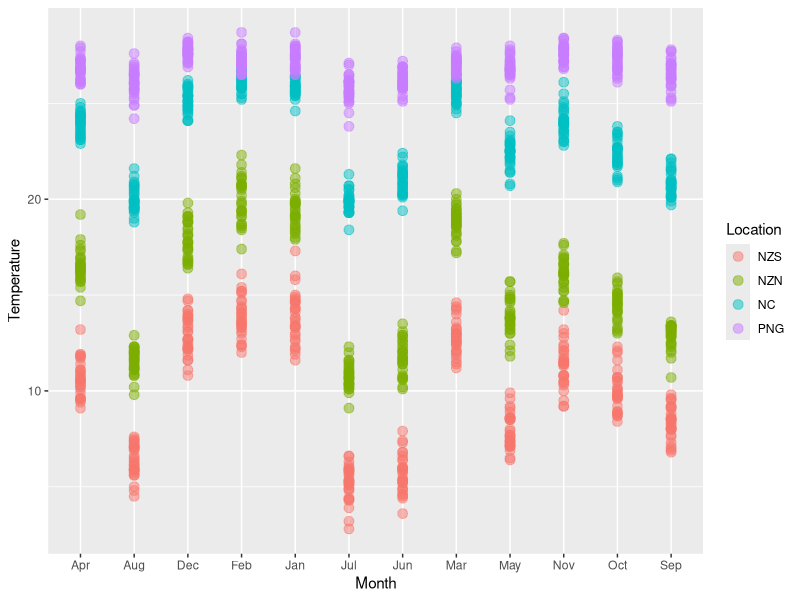
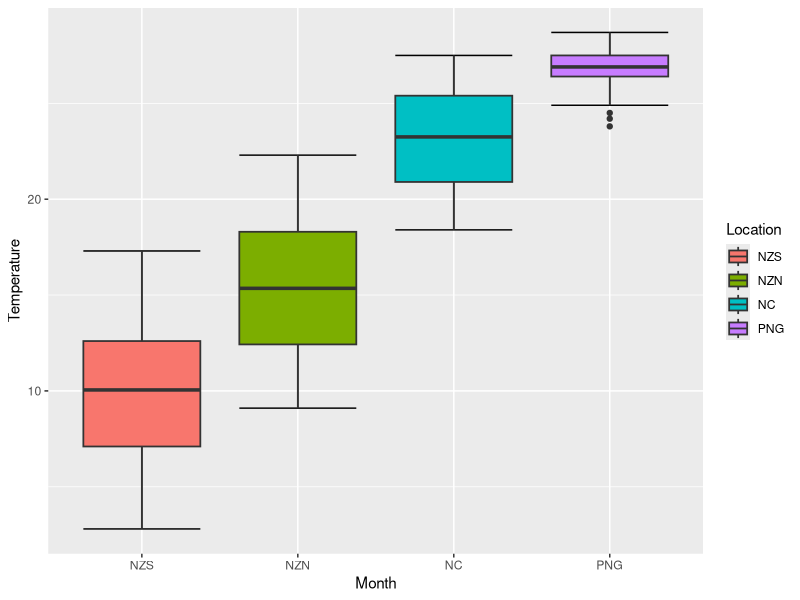
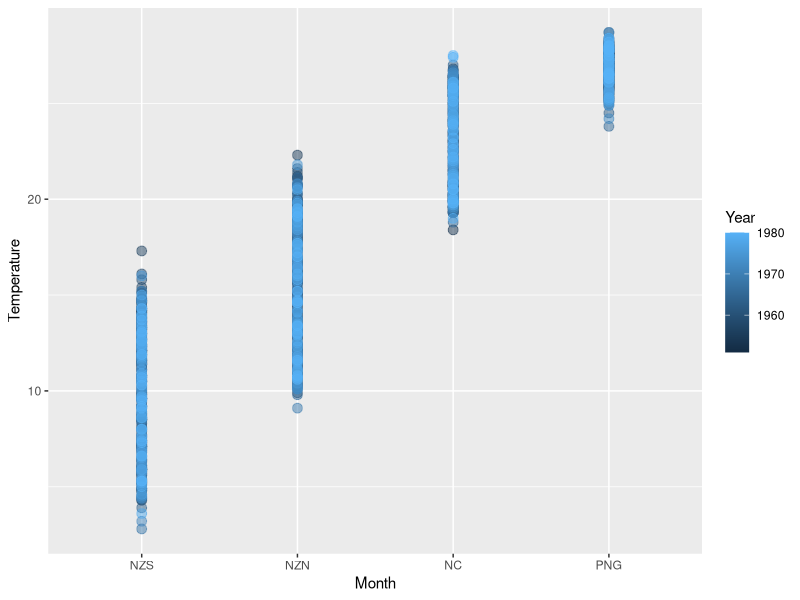
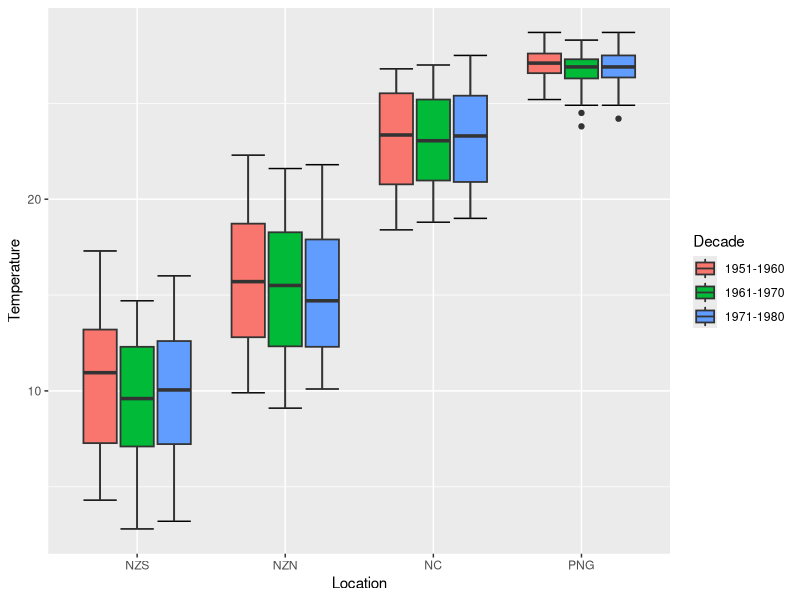
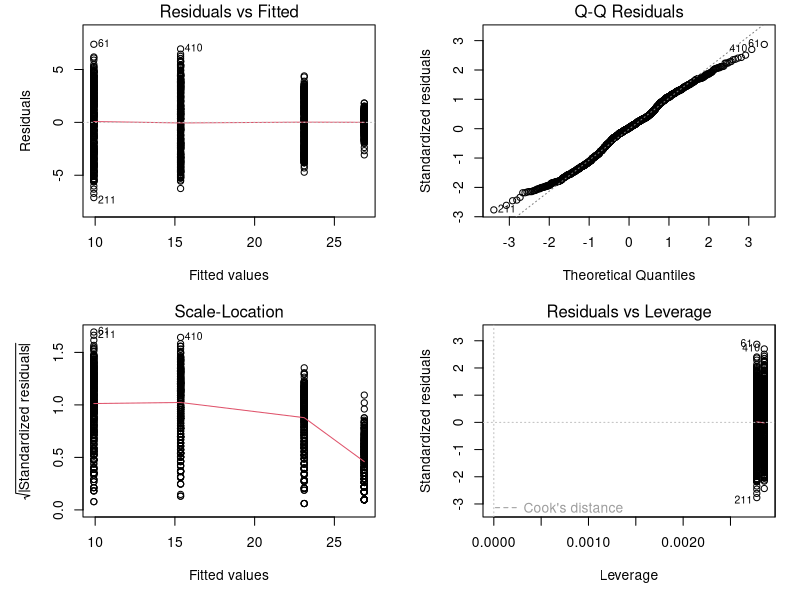
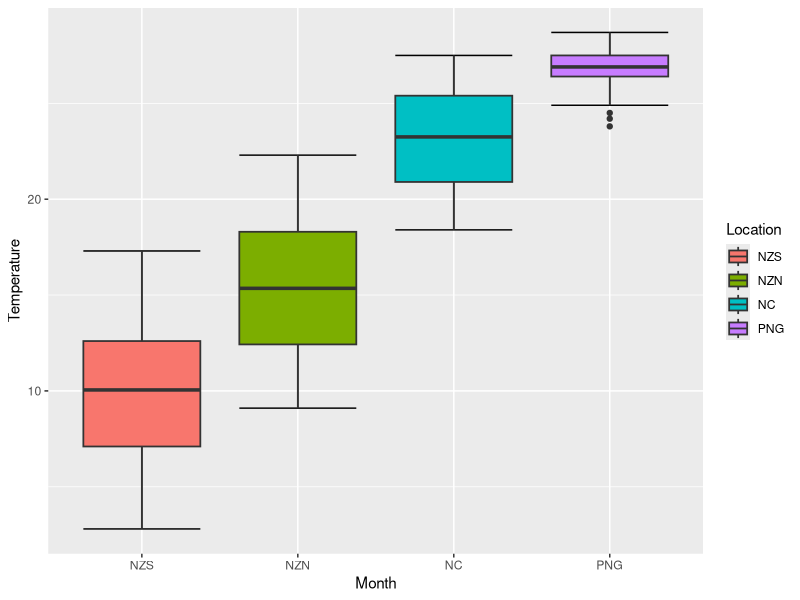
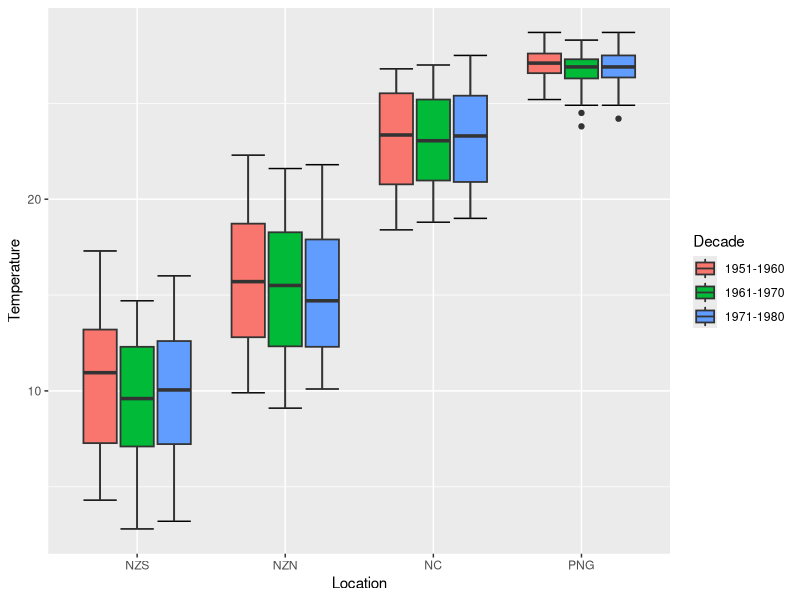

R code for these plots, in order:
################################################
# Set Directory
getwd()
setwd("/Users/jialelim/Documents/github/UPBS/newCode")

# Notes: I am assuming that NZS-new zealand south, NZN-new zealand north, PNG-Papua New Guinea, NC-coast?
# and that the variable is temperature
################################################

Data <- read.csv(file="../Data/ClimateData.csv", header=TRUE, na.strings=c("","NA"))
# replace "" with NA

str(Data)
head(Data)

############# Basic Visualisation  ###############
# we can plot them all on the same plot for a quick look
require(ggplot2)

# Before we can plot, we have to melt it into a long format
require(reshape2) # load the reshape2 package

?melt #check out the melt function
plotData <- melt(Data, id=c("Year", "Month", "TimePt"), 
                 variable.name = "Location", value.name = "Temperature")
head(plotData)

# plot all datapoints, quick look, categorised by Location
summaryplot <- ggplot(plotData, aes(x = Month, y = Temperature, colour = Location)) + # ggplot(dataframe, what to plot)
  geom_point(alpha = I(0.5), size = 3) +  # plot dots, adjust transparency and size
  labs(x = "Month", y = "Temperature") # x and y axis labels
summaryplot

# Temperature of different Locations seems to be different.
summaryplot2 <- ggplot(plotData, aes(x = Location, y = Temperature, fill = Location)) + # ggplot(dataframe, what to plot)
  stat_boxplot(geom = 'errorbar') +           # add whiskers to boxplots
  geom_boxplot(lwd = 0.6)  +    
  labs(x = "Month", y = "Temperature") # x and y axis labels
summaryplot2

ggsave('../Results/Climate_location.pdf', height=5, width=10)

# plot all datapoints, quick look, categorised by Year
summaryplot3 <- ggplot(plotData, aes(x = Location, y = Temperature, colour = Year)) + # ggplot(dataframe, what to plot)
  geom_point(alpha = I(0.5), size = 3) +  # plot dots, adjust transparency and size
  labs(x = "Month", y = "Temperature") # x and y axis labels 
summaryplot3

# How can we make this more clear?
# What if we group the years into decades?
# Data Manipulation

# create 3 year categories # Create a new variable, Decade
str(plotData)

attach(plotData)
plotData$Decade[Year <= 1960] <- "1951-1960"
plotData$Decade[Year > 1960 & Year <= 1970] <- "1961-1970"
plotData$Decade[Year > 1970] <- "1971-1980"
detach(plotData)

head(plotData)
str(plotData) 

# plot all datapoints, quick look, categorised by Year
summaryplot4 <- ggplot(plotData, aes(x = Location, y = Temperature, fill = Decade)) + # ggplot(dataframe, what to plot)
  stat_boxplot(geom = 'errorbar') +           # add whiskers to boxplots
  geom_boxplot(lwd = 0.6)  +    
  labs(x = "Location", y = "Temperature") # x and y axis labels
summaryplot4

ggsave('../Results/Climate_decade.pdf', height=5, width=10)

############# Basic Analysis  ###############
# do temperatures of different locations differ from each other significantly
TemperatureLocationLM <- lm(Temperature ~ Location, data = plotData)
summary(TemperatureLocationLM)
anova(TemperatureLocationLM)

par(mfrow = c(2, 2), mar = c(5, 5, 1.5, 1.5))
plot(TemperatureLocationLM) # model diagnostics

